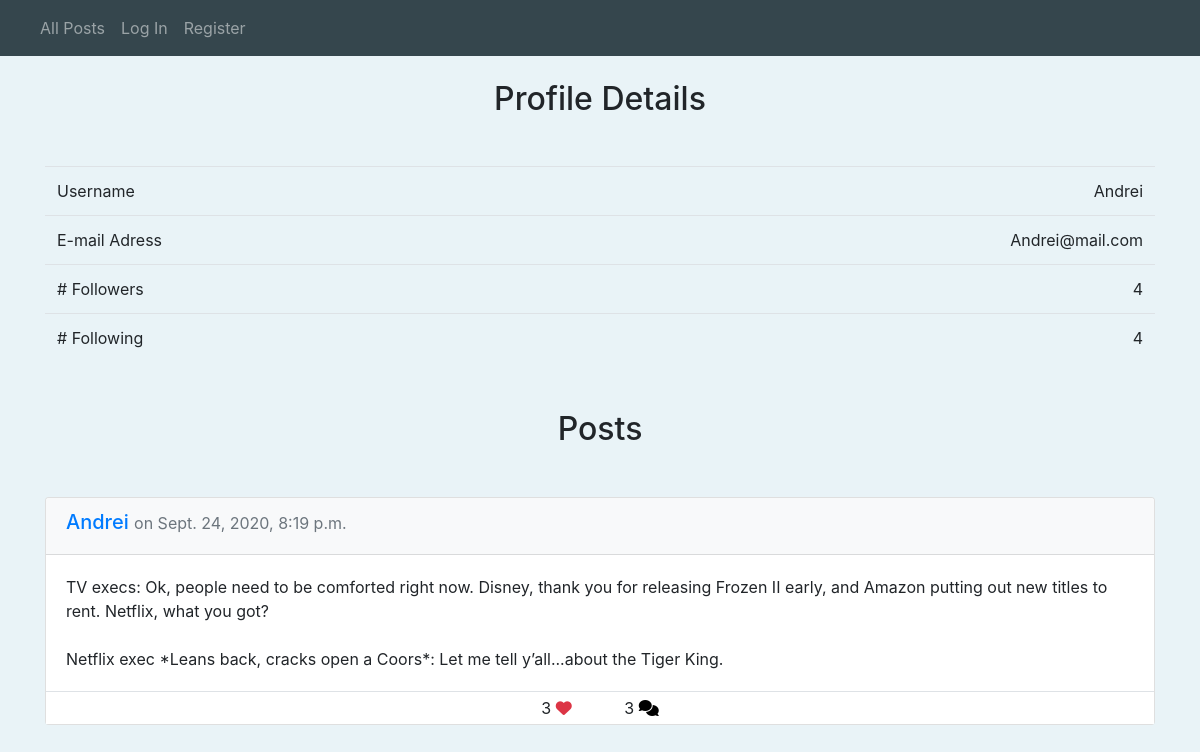
The app's page /profile/Andrei, older data.
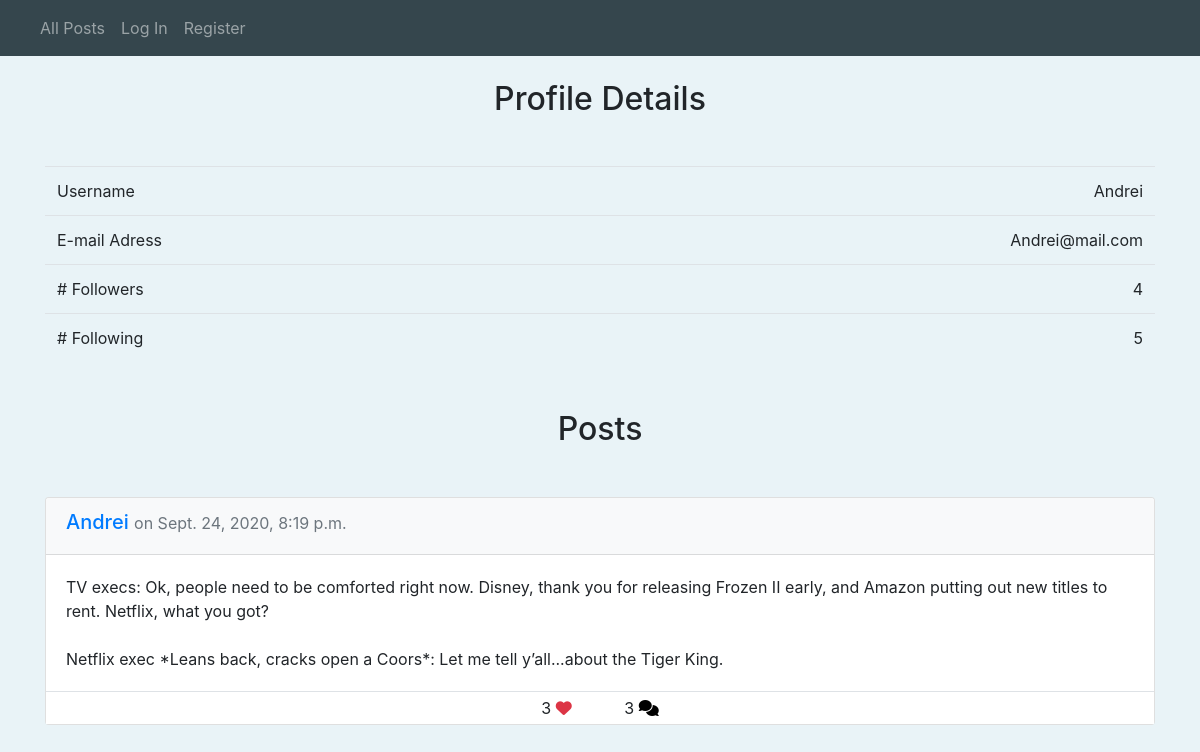
The same page, newer data.
### network/models.py (models this page shows)
class User(AbstractUser):
    likes = models.ManyToManyField("Post", blank=True,
            related_name="likes")
    follows = models.ManyToManyField("self", blank=True, symmetrical=False,
              related_name="followers", default=0)
    def __str__(self):
        return f"{self.username}"

### network/views.py (the view)
# urls.py: path("profile/<str:username>", views.profile, name="profile"),
def profile(request, username):
    profile = User.objects.get(username=username)
    content = getPaginator(request, profile.posts.order_by("-timestamp"))
    content["profile"] = profile
    return render(request, "network/profile.html", content)

### network/utils.py (called while the page is built)
def getPaginator(request, data):
    p = Paginator(data, 10)
    page_number = request.GET.get("page", 1)
    page = p.get_page(page_number)
    if page.has_previous():
        previousURL = f"?page={page.previous_page_number()}"
    else:
        previousURL = ''
    if page.has_next():
        nextURL = f"?page={page.next_page_number()}"
    else:
        nextURL = ''
    content = {"page": page, "previousURL": previousURL, "nextURL": nextURL}
    return content

### network/templates/network/profile.html (shortened to what this page needs)
{% extends "network/layout.html" %}
{% block body %}
<div class="container">
    <h2 class="text-center pt-4">
        Profile Details
    </h2>
    <table class="table mt-5 mb-4 responsive">
        <tbody>
            <tr>
                <td> Username </td>
                <td class="text-right">{{ profile.username }}</td>
            </tr>
            <tr>
                <td>E-mail Adress</td>
                <td class="text-right">{{ profile.email }}</td>
            </tr>
            <tr>
                <td># Followers</td>
                <td class="text-right">{{ profile.followers.all | length }}</td>
            </tr>
            <tr>
                <td># Following</td>
                <td class="text-right">{{ profile.follows.all | length }}</td>
            </tr>
        </tbody>
    </table>
    <h2 class="text-center my-5">Posts</h2>
</div>
{% endblock %}

Row changes from the older to the newer data that the page shows:
changed User "Andrei": follows.all|length "4" → "5"
